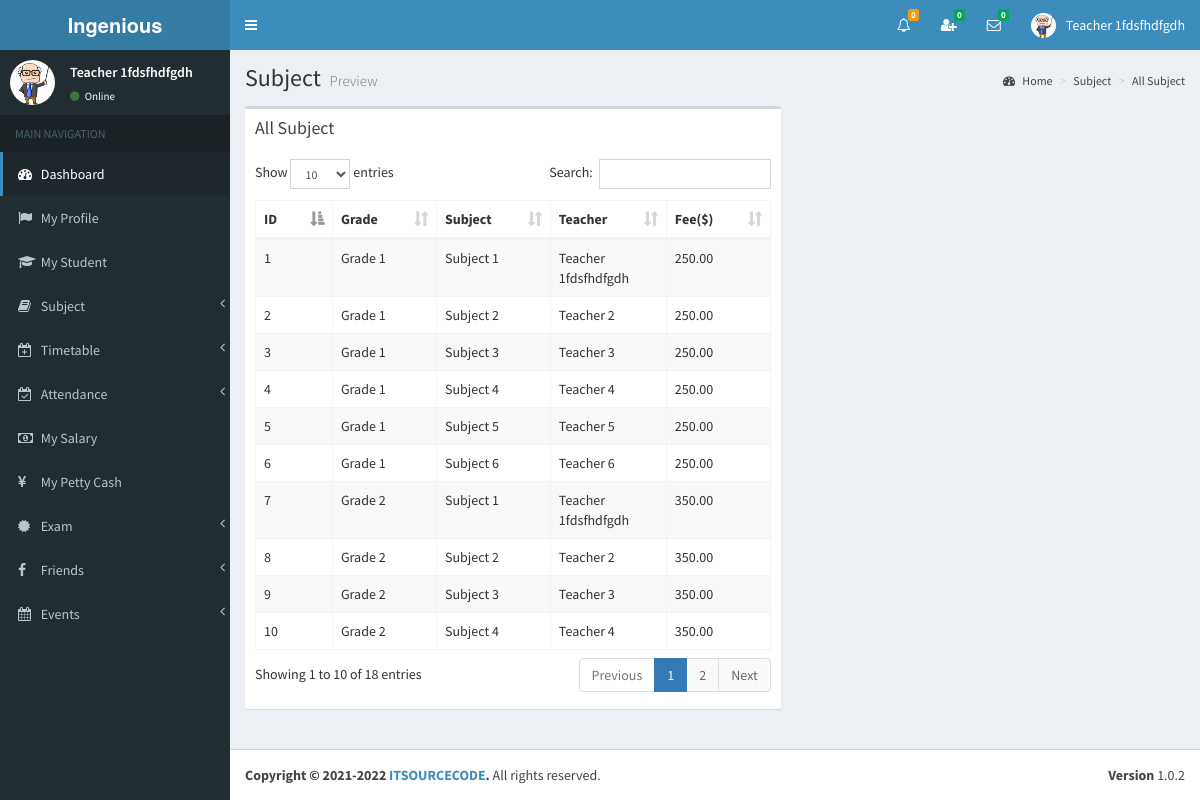
Page /view/all_subject2.php (signed in) on the committed database.
### tables this page shows
CREATE TABLE `teacher` (
  `id` int(11) NOT NULL,
  `full_name` varchar(255) NOT NULL,
  `i_name` varchar(255) NOT NULL,
  `gender` varchar(255) NOT NULL,
  `address` varchar(255) NOT NULL,
  `phone` varchar(255) NOT NULL,
  `email` varchar(255) NOT NULL,
  `image_name` varchar(255) NOT NULL,
  `index_number` bigint(11) NOT NULL,
  `reg_date` date NOT NULL
);

CREATE TABLE `subject_routing` (
  `id` int(11) NOT NULL,
  `grade_id` int(11) NOT NULL,
  `subject_id` int(11) NOT NULL,
  `teacher_id` int(11) NOT NULL,
  `fee` double(11,2) NOT NULL
);

CREATE TABLE `grade` (
  `id` int(11) NOT NULL,
  `name` varchar(255) NOT NULL,
  `admission_fee` double(11,2) NOT NULL,
  `hall_charge` int(11) NOT NULL
);

CREATE TABLE `subject` (
  `id` int(11) NOT NULL,
  `name` varchar(255) NOT NULL
);

### view/all_subject2.php (the view, shortened to what this page needs)
<?php include_once('head.php'); ?>
<?php include_once('header_teacher.php'); ?>
<?php include_once('sidebar2.php'); ?>
<div class="content-wrapper">
    <section class="content-header">
    	<h1>
        	Subject
            <small>Preview</small>
        </h1>
        <ol class="breadcrumb">
        	<li><a href="#"><i class="fa fa-dashboard"></i> Home</a></li>
            <li><a href="#">Subject</a></li>
            <li><a href="#">All Subject</a></li>
        </ol>
	</section>
	<section class="content" >
    	<div class="row" id="table1">
        	<div class="col-md-7">
            	<div class="box">
                	<div class="box-header">
                  		<h3 class="box-title">All Subject</h3>
                	</div>
                	<div class="box-body table-responsive">
                		<table id="example1" class="table table-bordered table-striped">
                            <thead>
                                <th class="col-md-1">ID</th>
                                <th class="col-md-1">Grade</th>
                                <th class="col-md-1">Subject</th>
                                <th class="col-md-1">Teacher</th>
                                <th class="col-md-1">Fee($)</th>
                            </thead>
                        	<tbody>
<?php
include_once('../controller/config.php');
$sql="select subject_routing.id as sr_id,subject_routing.fee as s_fee,grade.name as g_name,subject.name as s_name,teacher.i_name as t_name
	  from subject_routing
      inner join grade
      on subject_routing.grade_id=grade.id
      inner join subject
      on subject_routing.subject_id=subject.id
      inner join teacher
      on subject_routing.teacher_id=teacher.id";
$result=mysqli_query($conn,$sql);
$count = 0;
if(mysqli_num_rows($result) > 0) {
	while($row=mysqli_fetch_assoc($result)){
		$count++;
?>
                                <tr>
                                    <td><?php echo $count; ?></td>
               <td id="td1_<?php echo $row['sr_id']; ?>"><?php echo $row['g_name']; ?></td>
               <td id="td2_<?php echo $row['sr_id']; ?>"><?php echo $row['s_name']; ?></td>
               <td id="td3_<?php echo $row['sr_id']; ?>"><?php echo $row['t_name']; ?></td>
               <td id="td4_<?php echo $row['sr_id']; ?>"><?php echo $row['s_fee']; ?></td>
                            	</tr>
<?php } } ?>
                        	</tbody>
                    	</table>
                	</div>
            	</div>
        	</div>
    	</div>
	</section>
</div>
<?php include_once('footer.php');?>

### view/header_teacher.php (shortened to what this page needs)
<body class="hold-transition skin-blue sidebar-mini" >
<div class="wrapper">
  <header class="main-header" >
    <a href="" class="logo">
      <span class="logo-lg"><strong>Ingenious </strong></span>
    </a>
    <nav class="navbar navbar-static-top">
		<a href="#" class="sidebar-toggle" data-toggle="offcanvas" role="button">
       	</a>
		<div class="navbar-custom-menu">
			<ul class="nav navbar-nav">
              <li class="dropdown notifications-menu">
                <a href="#" class="dropdown-toggle" data-toggle="dropdown">
                  <i class="fa fa-bell-o"></i>
<?php
include_once('../controller/config.php');
$my_type=$_SESSION["type"];
$my_index=$_SESSION["index_number"];
if($my_type == 'Teacher'){
	$sql1="SELECT COUNT(id) FROM notification_history WHERE user_type='Teacher' AND index_number='$my_index' AND _isread='0'";
	$result1=mysqli_query($conn,$sql1);
	$row1=mysqli_fetch_assoc($result1);
	$notfi_count=$row1['COUNT(id)'];
?>
                  <span class="label label-warning"><?php echo $notfi_count; ?></span>
                </a>
              </li>
<?php }  ?>
<?php
include_once('../controller/config.php');
$my_index=$_SESSION["index_number"];
$my_type=$_SESSION["type"];
$sql="SELECT count(id)
      FROM my_friends
      WHERE my_index='$my_index' AND _status='Pending' AND _isread='0'";
$result=mysqli_query($conn,$sql);
$row=mysqli_fetch_assoc($result);
$unread_count=$row['count(id)'];
?>
              <li class="dropdown messages-menu"  id="friend_request">
              	<a href="#" class="dropdown-toggle" data-toggle="dropdown" onClick="showFriendRequest('<?php echo $my_index; ?>','<?php echo $my_type; ?>')">
                  <i class="fa fa-user-plus"></i>
                  <span class="label label-success"><?php echo $unread_count; ?></span>
                </a>
              </li>
<?php
include_once('../controller/config.php');
$my_index=$_SESSION["index_number"];
$unread_msg_count=0;
$sql="SELECT * FROM my_friends WHERE my_index='$my_index'";
$result=mysqli_query($conn,$sql);
while($row=mysqli_fetch_assoc($result)){
	$friend_index=$row['friend_index'];
	$sql1="SELECT count(id)
		  FROM online_chat
		  WHERE user_index='$friend_index' AND _isread='0'";
	$result1=mysqli_query($conn,$sql1);
	$row1=mysqli_fetch_assoc($result1);
	$unread_msg_count+=$row1['count(id)'];
}
?>
              <li class="dropdown messages-menu" id="unread_msg">
                <a href="#" class="dropdown-toggle" data-toggle="dropdown" >
                  <i class="fa fa-envelope-o"></i>
                  <span class="label label-success"><?php echo $unread_msg_count; ?></span>
                </a>
<?php
include_once('../controller/config.php');
$index=$_SESSION["index_number"];
$type=$_SESSION["type"];
$time='';
$file_path='';
	$sql="SELECT
           DISTINCT conversation_id,friend_index
           FROM
              my_friends
           WHERE
              	my_index='$index'
           ORDER BY
              conversation_id";
	$result=mysqli_query($conn,$sql);
	while($row=mysqli_fetch_assoc($result)){
		$conversation_id=$row['conversation_id'];
		$friend_index=$row['friend_index'];
		$sql3="SELECT * FROM my_friends WHERE conversation_id='$conversation_id' and friend_index='$friend_index'";
		$result3=mysqli_query($conn,$sql3);
		$row3=mysqli_fetch_assoc($result3);
		$friend_type=$row3['friend_type'];
		if($friend_type == "Admin"){
			$sql1="SELECT * FROM admin WHERE index_number='$friend_index'";
			$result1=mysqli_query($conn,$sql1);
			$row1=mysqli_fetch_assoc($result1);
			$friend_name=$row1['i_name'];
			$friend_image=$row1['image_name'];
		}
		if($friend_type == "Teacher"){
			$sql1="SELECT * FROM teacher WHERE index_number='$friend_index'";
			$result1=mysqli_query($conn,$sql1);
			$row1=mysqli_fetch_assoc($result1);
			$friend_name=$row1['i_name'];
			$friend_image=$row1['image_name'];
		}
		if($friend_type == "Student"){
			$sql1="SELECT * FROM student WHERE index_number='$friend_index'";
			$result1=mysqli_query($conn,$sql1);
			$row1=mysqli_fetch_assoc($result1);
			$friend_name=$row1['i_name'];
			$friend_image=$row1['image_name'];
		}
		$sql2="SELECT * FROM online_chat WHERE conversation_id='$conversation_id' ORDER BY id DESC LIMIT 1";
		$result2=mysqli_query($conn,$sql2);
		while($row2=mysqli_fetch_assoc($result2)){
			$last_msg=$row2['msg'];
			$msg_time=$row2['time'];
			$datetime1 = new DateTime($msg_time);
			$datetime2 = new DateTime();
			$interval = $datetime1->diff($datetime2);
			$year = $interval->format('%y y ');
			$month = $interval->format('%m m ');
			$days = $interval->format('%a d');
			$hours = $interval->format('%h h');
			$minutes = $interval->format('%i mins');
			$seconds = $interval->format('%s sec');
			if($year>0){
				$time=$year;
			}else if($month>0){
				$time=$month;
			}else if($days>0){
				$time=$days;
			}else if($hours>0){
				$time=$hours;
			}else if($minutes>0){
				$time=$minutes;
			}else{
				$time=$seconds;
			}
			if($type=="Admin"){
				$file_path="my_friends.php?do=showChatBox&my_index=$index&conversation_id=$conversation_id&friend_index=$friend_index&my_type=$type";
			}
			if($type=="Teacher"){
				$file_path="my_friends2.php?do=showChatBox&my_index=$index&conversation_id=$conversation_id&friend_index=$friend_index&my_type=$type";
			}
			if($type=="Student"){
				$file_path="my_friends1.php?do=showChatBox&my_index=$index&conversation_id=$conversation_id&friend_index=$friend_index&my_type=$type";
			}
?>
                      <li>
                        <a href="<?php echo $file_path; ?>" onClick="msgRead('<?php echo $index; ?>','<?php echo $conversation_id; ?>','<?php echo $friend_index; ?>','<?php echo $type; ?>')">
                          <div class="pull-left">
                            <img src="../<?php echo $friend_image; ?>" class="img-circle" alt="User Image">
                          </div>
                          <h4>
                            <?php echo $friend_name; ?>
                            <small><i class="fa fa-clock-o"></i> <?php echo $time; ?></small>
                          </h4>
                          <p><?php echo $last_msg; ?></p>
                        </a>
                      </li>
 <?php } } ?>
              </li>
<?php
include_once('../controller/config.php');
if($type=="Teacher"){
	$sql="SELECT * FROM teacher where index_number='$index'";
	$result=mysqli_query($conn,$sql);
	$row=mysqli_fetch_assoc($result);
}
?>
            	<li class="dropdown user user-menu">
                    <a href="#" class="dropdown-toggle" data-toggle="dropdown">
                      <img src="../<?php echo $row['image_name']; ?>" class="user-image" alt="User Image">
                      <span class="hidden-xs"><?php echo $row['i_name']; ?></span>
                    </a>
              </li>
            </ul>
        </div>
	</nav>
  </header>

### view/sidebar2.php (shortened to what this page needs)
  <aside class="main-sidebar">
    <section class="sidebar">
<?php
include_once('../controller/config.php');
$index=$_SESSION["index_number"];
$sql="SELECT * FROM teacher WHERE index_number='$index'";
$result=mysqli_query($conn,$sql);
$row=mysqli_fetch_assoc($result);
$name=$row['i_name'];
$image=$row['image_name'];
?>
      <div class="user-panel">
      	<div class="pull-left image">
        	<img src="../<?php echo $image; ?>" class="img-circle" alt="User Image">
        </div>
        <div class="pull-left info">
        	<p><?php echo $name; ?></p>
            <a href="#"><i class="fa fa-circle text-success"></i> Online</a>
        </div>
      </div>
      <ul class="sidebar-menu">
        <li class="header">MAIN NAVIGATION</li>
        <li class="active treeview">
          <a href="dashboard2.php">
            <i class="fa fa-dashboard"></i> <span>Dashboard</span>
          </a>
        </li>
        <li>
          <a href="teacher_profile2.php">
            <i class="fa fa-flag"></i> <span>My Profile</span>
          </a>
        </li>
         <li>
          <a href="my_student.php">
            <i class="fa fa-graduation-cap"></i> <span>My Student</span>
          </a>
        </li>
        <li class="treeview">
          <a href="#">
            <i class="fa fa-book"></i>
            <span>Subject</span>
            <span class="pull-right-container">
              <i class="fa fa-angle-left pull-right"></i>
            </span>
          </a>
        </li>
        <li class="treeview">
          <a href="#">
            <i class="fa fa-calendar-plus-o"></i>
            <span>Timetable</span>
            <span class="pull-right-container">
              <i class="fa fa-angle-left pull-right"></i>
            </span>
          </a>
        </li>
         <li class="treeview">
          <a href="#">
            <i class="fa fa-calendar-check-o"></i>
            <span>Attendance</span>
            <span class="pull-right-container">
              <i class="fa fa-angle-left pull-right"></i>
            </span>
          </a>
        </li>
        <li>
          <a href="my_salary.php">
            <i class="fa fa-money"></i> <span>My Salary</span>
          </a>
        </li>
         <li>
          <a href="my_petty_cash.php">
            <i class="fa fa-yen"></i> <span>My Petty Cash</span>
          </a>
        </li>
         <li class="treeview">
          <a href="#">
            <i class="fa fa-certificate"></i>
            <span>Exam</span>
            <span class="pull-right-container">
              <i class="fa fa-angle-left pull-right"></i>
            </span>
          </a>
        </li>
        <li class="treeview">
          <a href="#">
            <i class="fa fa-facebook"></i>
            <span>Friends</span>
            <span class="pull-right-container">
              <i class="fa fa-angle-left pull-right"></i>
            </span>
          </a>
        </li>
         <li class="treeview">
          <a href="#">
            <i class="fa fa-calendar"></i>
            <span>Events</span>
            <span class="pull-right-container">
              <i class="fa fa-angle-left pull-right"></i>
            </span>
          </a>
        </li>
      </ul>
    </section>
  </aside>

### view/all_subject2.php (style rules this page uses)
body { overflow-y:scroll; }

### rows in the picture
teacher: image_name (picture), i_name "Teacher 1fdsfhdfgdh"
subject_routing: grade.name "Grade 1", subject.name "Subject 1", teacher.i_name "Teacher 1fdsfhdfgdh", fee "250.00"
subject_routing: grade.name "Grade 1", subject.name "Subject 2", teacher.i_name "Teacher 2", fee "250.00"
subject_routing: grade.name "Grade 1", subject.name "Subject 3", teacher.i_name "Teacher 3", fee "250.00"
subject_routing: grade.name "Grade 1", subject.name "Subject 4", teacher.i_name "Teacher 4", fee "250.00"
subject_routing: grade.name "Grade 1", subject.name "Subject 5", teacher.i_name "Teacher 5", fee "250.00"
subject_routing: grade.name "Grade 1", subject.name "Subject 6", teacher.i_name "Teacher 6", fee "250.00"
subject_routing: grade.name "Grade 2", subject.name "Subject 1", teacher.i_name "Teacher 1fdsfhdfgdh", fee "350.00"
subject_routing: grade.name "Grade 2", subject.name "Subject 2", teacher.i_name "Teacher 2", fee "350.00"
subject_routing: grade.name "Grade 2", subject.name "Subject 3", teacher.i_name "Teacher 3", fee "350.00"
subject_routing: grade.name "Grade 2", subject.name "Subject 4", teacher.i_name "Teacher 4", fee "350.00"

### other values in the picture
$notfi_count "0"
$unread_count "0"
$unread_msg_count "0"
